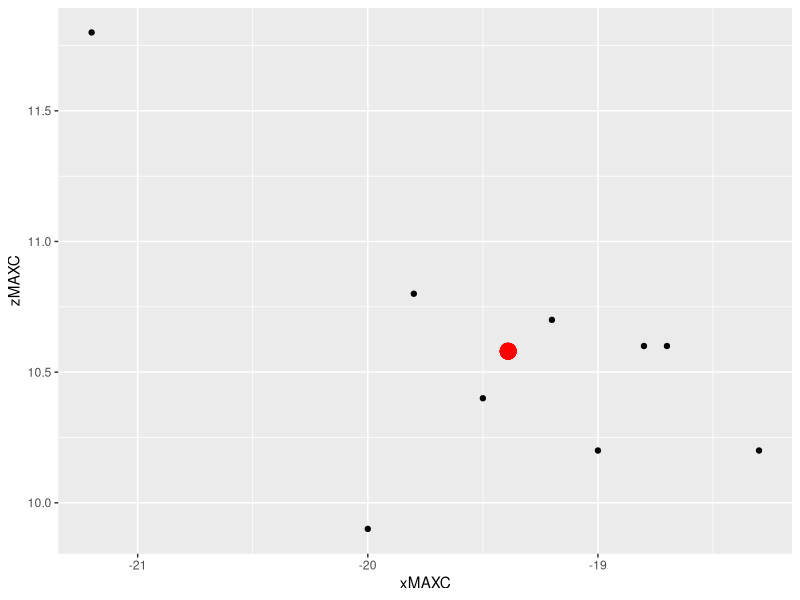
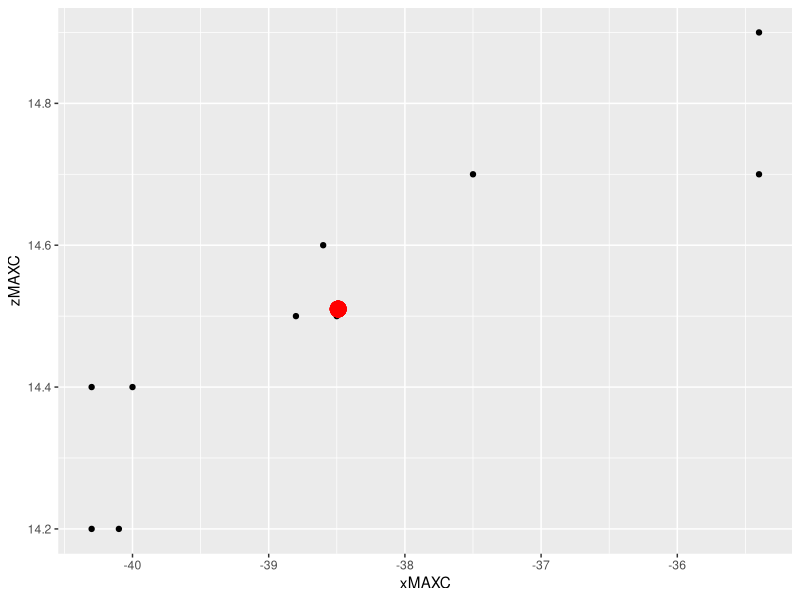
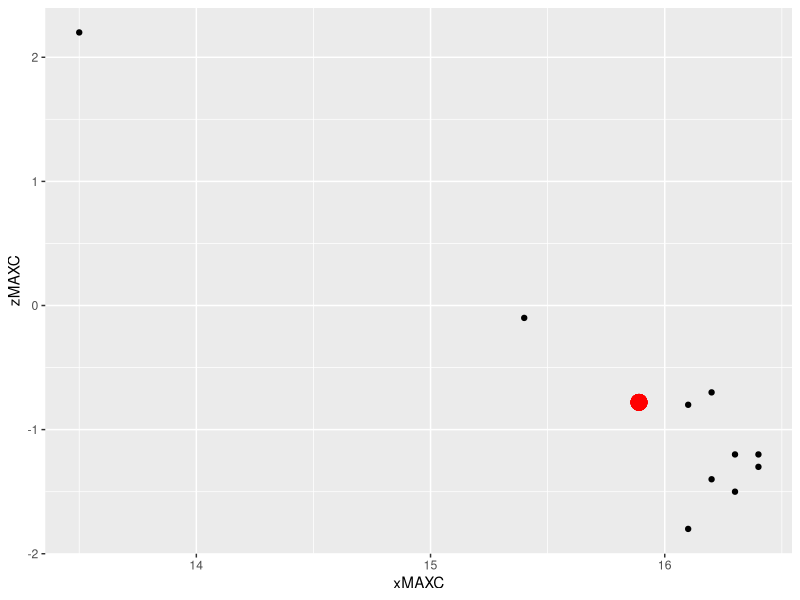
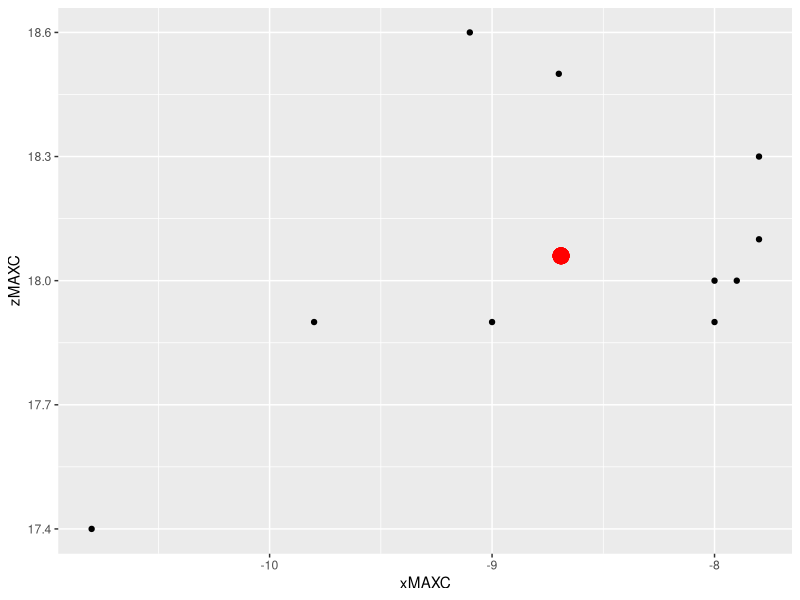
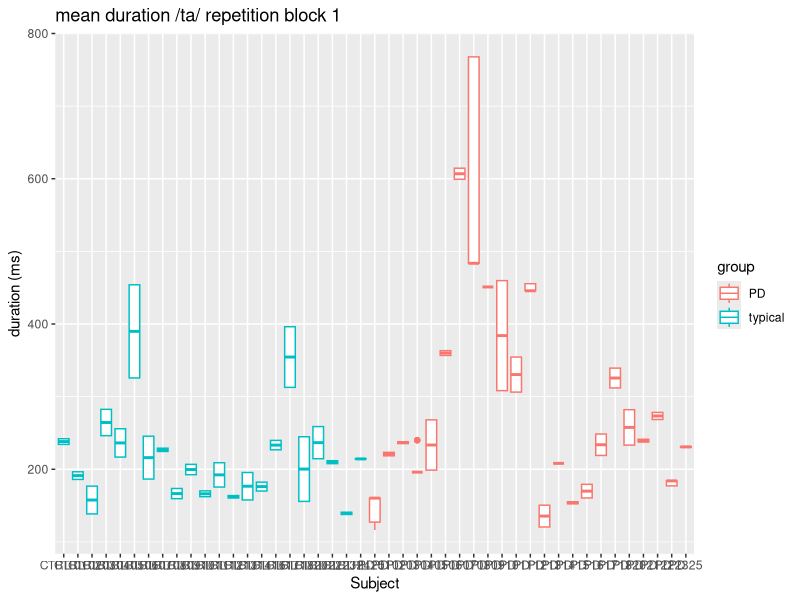
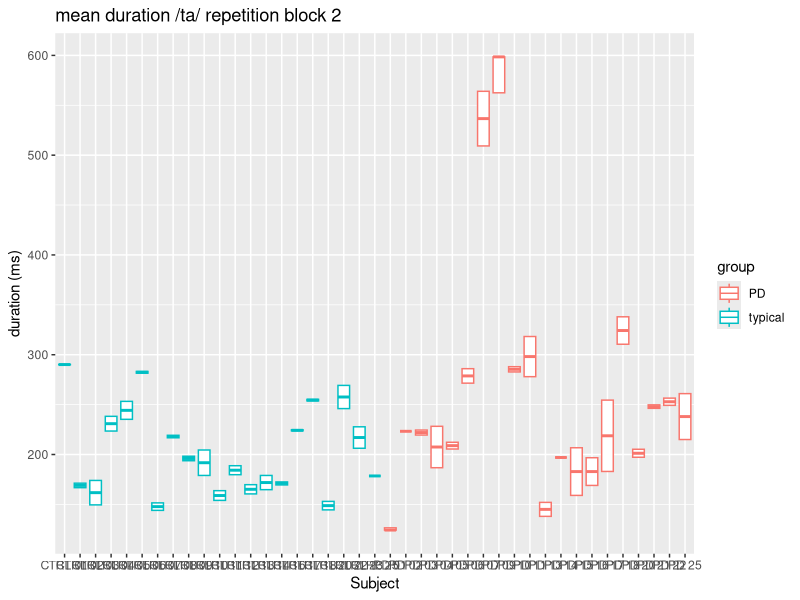
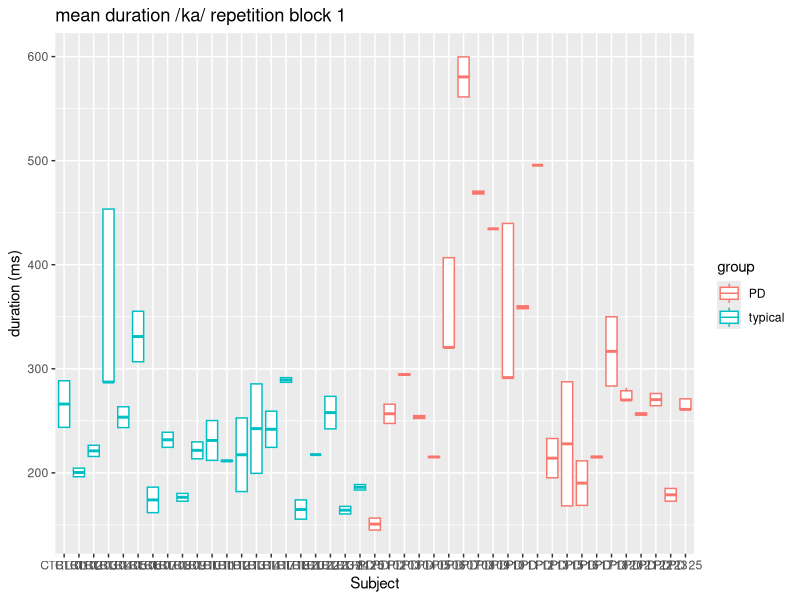
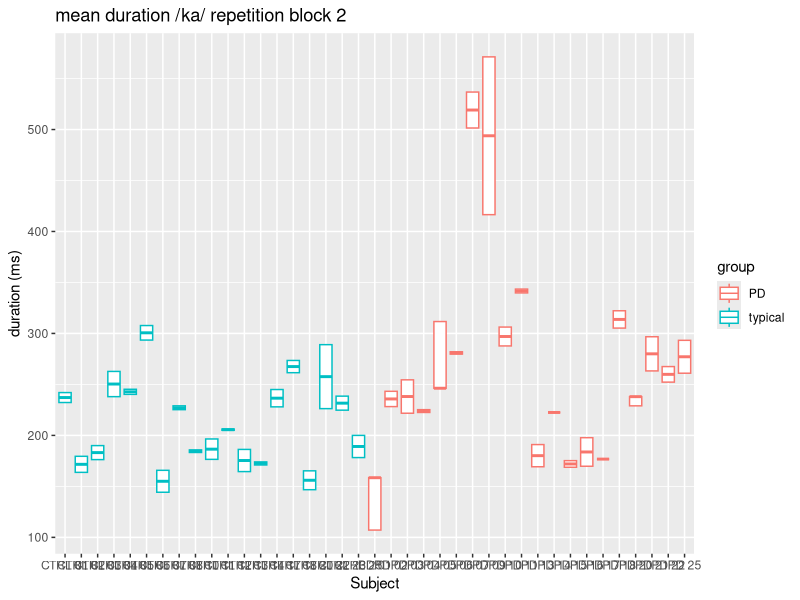

Generate these figures, in order, with R:
## ---- chunk 1
knitr::opts_chunk$set(echo = TRUE)
## ---- chunk 2
library("rlang")
library("dplyr")
library("tidyr")
library("stringr")
library("ggplot2")
## ---- chunk 3
setwd("/Users/45598770/Documents/analysis/DDK")

ctrl <- read.csv("CTRLsheet.csv", encoding="UTF-8",stringsAsFactors = T)
pd <- read.csv("PDsheet.csv", encoding="UTF-8",stringsAsFactors = T)

ctrl <- cbind(group = "typical", ctrl)
pd <- cbind(group = "PD", pd)

df <- rbind(ctrl, pd)
rm(ctrl, pd)

# set variables to numeric
df <- df %>% 
 mutate_at(vars(!1:8), as.character) %>%
 mutate_at(vars(!1:8), as.numeric) # produces errors which is OK



# remove PD24 because of Parkinsonism diagnosis
df <- df[!df$subj == "PD 24 P",]
df$subj <- droplevels(df$subj)

# remove /pa/ trials
df <- df[!df$traj == "LA",]
df$traj <- droplevels(df$traj)
## ---- chunk 4
df<- df %>%
  separate(fname, c("project", "prompt", "block", "remove", "remove2", "trialno", "repetition"), sep = "_") %>%
  mutate(trial=str_c(trialno,repetition)) %>%
  select(!c("project", "remove", "remove2", "trialno", "repetition", "outl", "yGONS",	"yPVEL",	"yNONS",	"yMAXC",	"yNOFFS",	"yPVEL2",	"yGOFFS", "vGONS",	"vPVEL",	"vNONS",	"vMAXC",	"vNOFFS",	"vPVEL2",	"vGOFFS"
))
## ---- chunk 5
table(df$subj, df$seg)
table(df$seg, df$traj)
## ---- chunk 6
# df <- df[!(df$subj == "CTRL 14" & df$trial == "013201"),] # first reps extremely slow
df <- df[!df$sub == "CTRL 21",] # lengthens the vowel and has a weird prosodic structure
# df <- df[!df$sub == "CTRL 15",] # extremely slow
# df <- df[!(df$subj == "CTRL 11" & df$trial == "013201"),] # first trial, reps extremely slow
df <- df[!(df$subj == "PD 17" & df$trial == "013701"),] # misreading prompt
df <- df[!(df$subj == "PD 17" & df$trial == "014801"),] # subj laughing during trial
df <- df[!(df$subj == "PD 09" & df$trial == "013201"),] # task isn't clear to subj
df <- df[!(df$subj == "PD 14" & df$trial == "013801"),] # no clear gestures

# CTRL15, PD07, PD08, PD10 are extremely slow
## ---- chunk 7
# gestural duration
df$dur <- df$tGOFFS-df$tGONS

# duration of acceleration phase
df$accphase <- df$tPVEL-df$tGONS

df <- df %>%
    group_by(subj, trial) %>%
    mutate(syldur = tGONS - lag(tGONS, default = first(tGONS))) %>%
    ungroup()

# duration of deceleration phase
df$decphase <- df$tMAXC-df$tPVEL

# count repetitions
df <- df %>% 
  group_by(subj, trial) %>% 
  mutate(rep = n()) %>%
    ungroup()

# count repetitions
df <- df %>% 
  group_by(subj, trial) %>% 
  mutate(rep = n()) %>%
  ungroup()

# calculate euclidean distances and time lag between successive repetitions
df <- df %>%
  group_by(subj, trial) %>%
  mutate(dist2previous = sqrt( (xMAXC - lag(xMAXC))^2 + (zMAXC - lag(zMAXC))^2 )) %>% # calculate euclidean distances
  mutate(temp.diff = tMAXC - lag(tMAXC)) %>% # calculate lag
  mutate(temp.stability = sd(temp.diff, na.rm = T)) %>%
  ungroup()


# calculate euclidean distances to centroid of point cloud, and variability within the cloud
df <- df %>%
  group_by(subj, trial) %>%
  mutate(xMean = mean(xMAXC), zMean = mean(zMAXC)) %>% # centroid of point cloud
  mutate(dist2centroid = sqrt((zMAXC - zMean)^2 + (xMAXC - xMean)^2 )) %>%
  mutate(spread = sd(dist2centroid)) %>%
  ungroup()

# sanity check centroid
p  <- ggplot(subset(df,  subj == "CTRL 01" & trial == "013701")) + geom_point(aes(x=xMAXC, y=zMAXC))
p + geom_point(aes(x=xMean, y=zMean), color="red", size=5)

p  <- ggplot(subset(df,  subj == "CTRL 06" & trial == "013501")) + geom_point(aes(x=xMAXC, y=zMAXC))
p + geom_point(aes(x=xMean, y=zMean), color="red", size=5)

p  <- ggplot(subset(df,  subj == "CTRL 07" & trial == "013501")) + geom_point(aes(x=xMAXC, y=zMAXC))
p + geom_point(aes(x=xMean, y=zMean), color="red", size=5)
df$dist2centroid[df$subj == "CTRL 07" & df$trial == "013501"]

p  <- ggplot(subset(df,  subj == "CTRL 07" & trial == "013601")) + geom_point(aes(x=xMAXC, y=zMAXC))
p + geom_point(aes(x=xMean, y=zMean), color="red", size=5)
rm(p)
## ---- chunk 8
df <- df %>%
  select(subj, group, block, trial, prompt, seg, traj, note, repetitions, dur,accphase, decphase, rep, dist2previous, dist2centroid, temp.diff, everything())
## ---- chunk 9
# retrieve number of rep per trial
df <- df %>%
  group_by(subj,trial) %>%
  mutate(no.reps = n())


# remove < 2 repetition trials
df <- df[df$no.reps > 2,]

# select only first and last rep
df_lim <-df %>%
  group_by(subj,trial) %>%
  slice(c(1, n())) %>%
  mutate(whichRep = if_else(row_number() == 1, 'first', 'last') ) %>%
  ungroup()

# retrieve GONS of first rep
start <- df_lim %>%
  group_by(subj,trial) %>%
  filter(whichRep == "first") %>%
  rename(start = tGONS) %>%
  select(subj,trial,start) %>%
  ungroup()

# retrieve GOFFS of final rep and merge with GONS
rep.dur <- df_lim %>%
  group_by(subj,trial) %>%
  filter(whichRep == "last") %>%
  rename(end = tGOFFS) %>%
  select(subj,trial,end) %>%
  inner_join(start, by=c("subj","trial")) %>%
  select(subj, trial, start, end) %>%
  ungroup()
  
# merge
df <- df %>%
 right_join(rep.dur, by = c("subj","trial")) %>%
  group_by(subj,trial) %>%
  mutate(mean.rep.dur = ((end - start)/n())) %>%
  ungroup()

rm(df_lim, rep.dur, start)

## ---- chunk 10
ggplot(df[df$block == "DDK1" & df$prompt == "TA",], aes(x=subj, y=mean.rep.dur, color=group)) + geom_boxplot() + labs(title="mean duration /ta/ repetition block 1", y="duration (ms)", x="Subject") 
ggplot(df[df$block == "DDK2" & df$prompt == "TA",], aes(x=subj, y=mean.rep.dur, color=group)) + geom_boxplot() + labs(title="mean duration /ta/ repetition block 2", y="duration (ms)", x="Subject") 
## ---- chunk 11
ggplot(df[df$block == "DDK1" & df$prompt == "KA",], aes(x=subj, y=mean.rep.dur, color=group)) + geom_boxplot() + labs(title="mean duration /ka/ repetition block 1", y="duration (ms)", x="Subject") 
ggplot(df[df$block == "DDK2" & df$prompt == "KA",], aes(x=subj, y=mean.rep.dur, color=group)) + geom_boxplot() + labs(title="mean duration /ka/ repetition block 2", y="duration (ms)", x="Subject") 
## ---- chunk 12
ggplot(df[df$block == "DDK1" & df$prompt == "TA",], aes(x=subj, y=dist2centroid, color=group)) + geom_boxplot() + labs(title="Distance to center of cloud in /ta/", y="Euclidian distance (mm)", x="Subject") 
ggplot(df[df$block == "DDK2" & df$prompt == "TA",], aes(x=subj, y=dist2centroid, color=group)) + geom_boxplot() + labs(title="Distance to center of cloud in /ta/", y="Euclidian distance (mm)", x="Subject") 
## ---- chunk 13
ggplot(df[df$block == "DDK1" & df$prompt == "KA",], aes(x=subj, y=dist2centroid, color=group)) + geom_boxplot() + labs(title="Distance to center of cloud in /ka/", y="Euclidian distance (mm)", x="Subject") 
ggplot(df[df$block == "DDK2" & df$prompt == "KA",], aes(x=subj, y=dist2centroid, color=group)) + geom_boxplot() + labs(title="Distance to center of cloud in /ka/", y="Euclidian distance (mm)", x="Subject") 
## ---- chunk 14
ggplot(df[df$block == "DDK1" & df$prompt == "TA",], aes(x=subj, y=dist2previous, color=group)) + geom_boxplot() + labs(title="Distance between successive repetitions in /ta/", y="Euclidian distance (mm)", x="Subject") 
ggplot(df[df$block == "DDK2" & df$prompt == "TA",], aes(x=subj, y=dist2previous, color=group)) + geom_boxplot() + labs(title="Distance between successive repetitions in /ta/", y="Euclidian distance (mm)", x="Subject") 
## ---- chunk 15
ggplot(df[df$block == "DDK1" & df$prompt == "KA",], aes(x=subj, y=dist2previous, color=group)) + geom_boxplot() + labs(title="Distance between successive repetitions in in /ka/", y="Euclidian distance (mm)", x="Subject") 
ggplot(df[df$block == "DDK2" & df$prompt == "KA",], aes(x=subj, y=dist2previous, color=group)) + geom_boxplot() + labs(title="Distance between successive repetitions in in /ka/", y="Euclidian distance (mm)", x="Subject") 
## ---- chunk 16
ggplot(df[df$block == "DDK1",], aes(x=subj, y=temp.stability, color=group)) + geom_boxplot() + labs(title="Temporal stability block 1", y="Variability", x="Subject")

ggplot(df[df$block == "DDK2",], aes(x=subj, y=temp.stability, color=group)) + geom_boxplot() + labs(title="Temporal stability block 2", y="Variability", x="Subject")
## ---- chunk 17
#boxplots
ggplot(df[df$block == "DDK1",], aes(x=subj, y=mean.rep.dur, color=group)) + geom_boxplot() + labs(title="Gestural duration block 1", y="Gestural duration (ms)", x="Subjects") + ylim(0, 750)
ggplot(df[df$block == "DDK2",], aes(x=subj, y=mean.rep.dur, color=group)) + geom_boxplot() + labs(title="Gestural duration block 2", y="Gestural duration (ms)", x="Subjects") + ylim(0, 750)
## ---- chunk 18
#boxplots
ggplot(df[(df$block == "DDK1" & df$prompt == "PA"),], aes(x=subj, y=mean.rep.dur, color=group)) + geom_boxplot() + labs(title="Gestural duration /p/ block 1", y="Gestural duration (ms)", x="Subjects") + ylim(0, 750)
ggplot(df[(df$block == "DDK2" & df$prompt == "PA"),], aes(x=subj, y=mean.rep.dur, color=group)) + geom_boxplot() + labs(title="Gestural duration /p/ block 2", y="Gestural duration (ms)", x="Subjects") + ylim(0, 750)
## ---- chunk 19
#boxplots
ggplot(df[(df$block == "DDK1" & df$prompt == "TA"),], aes(x=subj, y=mean.rep.dur, color=group)) + geom_boxplot() + labs(title="Gestural duration /t/ block 1", y="Gestural duration (ms)", x="Subjects") + ylim(0, 750)
ggplot(df[(df$block == "DDK2" & df$prompt == "TA"),], aes(x=subj, y=mean.rep.dur, color=group)) + geom_boxplot() + labs(title="Gestural duration /t/ block 2", y="Gestural duration (ms)", x="Subjects") + ylim(0, 750)
## ---- chunk 20
#boxplots
ggplot(df[(df$block == "DDK1" & df$prompt == "KA"),], aes(x=subj, y=mean.rep.dur, color=group)) + geom_boxplot() + labs(title="Gestural duration /k/ block 1", y="Gestural duration (ms)", x="Subjects") + ylim(0, 750)
ggplot(df[(df$block == "DDK2" & df$prompt == "KA"),], aes(x=subj, y=mean.rep.dur, color=group)) + geom_boxplot() + labs(title="Gestural duration /k/ block 2", y="Gestural duration (ms)", x="Subjects") + ylim(0, 750)
